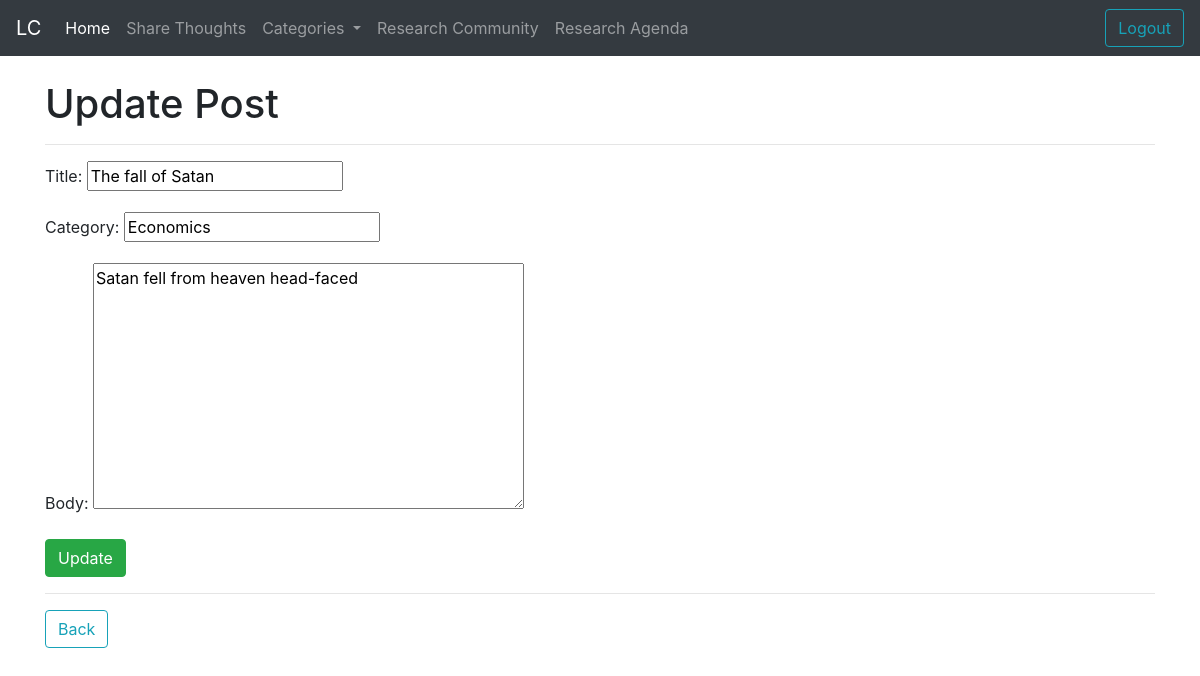
/post/14/edit (signed in), run on the app's committed database.
### activities/models.py (models this page shows, shortened)
class Post(models.Model):
    title = models.CharField(max_length=255)
    author = models.ForeignKey(User,on_delete=models.CASCADE)
    body = RichTextField(blank= True, null= True)
    post_date = models.DateField(auto_now_add=True)
    category = models.CharField(max_length=255, default="Philosophy")
    likes = models.ManyToManyField(User, related_name="blog_likes")

### activities/views.py (the view)
# urls.py: path('post/<int:pk>/edit', UpdatePostView.as_view(),name='update-post'),
class UpdatePostView(UpdateView):
    model =Post
    fields =  ['title','category','body']
    template_name="activities/update_post.html"

### activities/templates/activities/update_post.html (shortened to what this page needs)
{% extends 'activities/base.html' %}
{% load static %}
{% block content %}
<h1>Update Post</h1>
<hr>
 <div class ="form-group">
   <form method="POST">
      {{form.as_p}}
      <button class="btn btn-success" type="submit" >Update</button>
   </form>
 </div>
 <hr>
 <a class="btn btn-outline-info" href="{% url 'post-detail' %}">Back</a>
{% endblock %}

### data on the page
Post: title "The fall of Satan", category "Economics", body "Satan fell from heaven head-faced"
